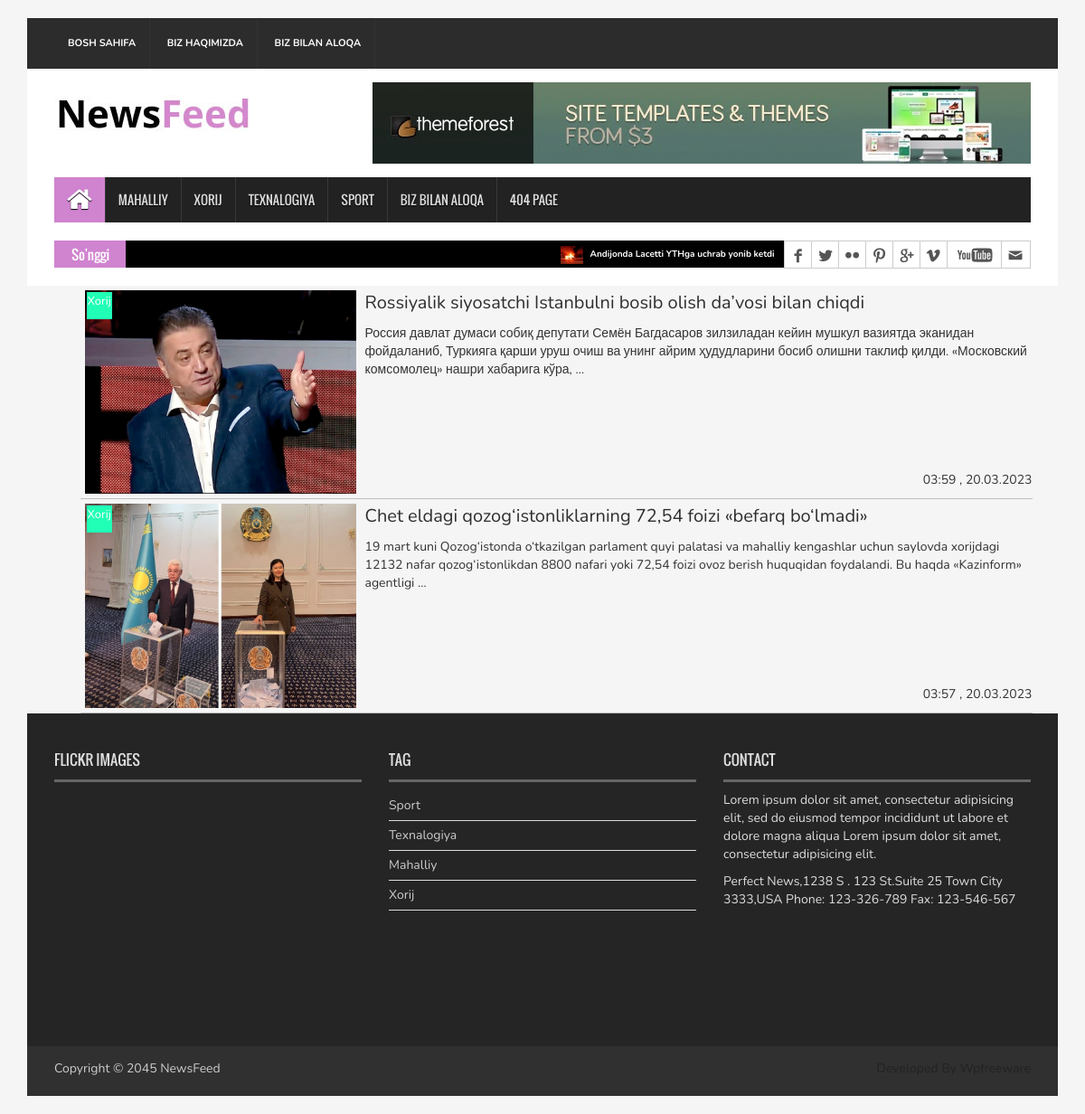
Page /news/abroad-news/ on the committed database.
### news/models.py (models this page shows, shortened)
class News(models.Model):
    class Status(models.TextChoices):
        Draft = "DF", "Draft"
        Published = "PB", "Published"
    title = models.CharField(max_length=250)
    slug = models.SlugField(max_length=250)
    body = models.TextField()
    image = models.ImageField(upload_to="news/images")
    category = models.ForeignKey(
        Category, on_delete=models.CASCADE, related_name="category"
    )
    published_time = models.DateTimeField(default=timezone.now)
    created_at = models.DateTimeField(auto_now_add=True)
    updated_time = models.DateTimeField(auto_now=True)
    status = models.CharField(
        max_length=2, choices=Status.choices, default=Status.Draft
    )
    objects = models.Manager()
    published = PublishedManager()
    def get_absolute_url(self):
        return reverse("news:detail", kwargs={"news": self.slug})
    class Meta:
        ordering = ["-published_time"]

class Category(models.Model):
    name = models.CharField(max_length=150)
    def __str__(self):
        return self.name

### news/views.py (the view)
# urls.py: path("abroad-news/", abroadNews, name="abroad"),
def abroadNews(request):
    news = (
        News.published.all().filter(category__name="Xorij").order_by("-published_time")
    )
    return render(request, "news/category.html", {"news": news})

### news/custom_context.py (called while the page is built)
def latest_news(request):
    latest_news = News.published.all().order_by("-published_time")[:8]
    context = {"latest_news": latest_news}
    return context

### news/managers.py (called while the page is built)
    def get_queryset(self):
        return super().get_queryset().filter(status="PB")

### templates/news/category.html (shortened to what this page needs)
{% extends 'base.html' %}
{% load static %}
{% block styles %}
<link rel="stylesheet" type="text/css" href="{% static 'assets/css/bootstrap.min.css' %}">
<link rel="stylesheet" type="text/css" href="{% static 'assets/css/font-awesome.min.css' %}">
<link rel="stylesheet" type="text/css" href="{% static 'assets/css/animate.css' %}">
<link rel="stylesheet" type="text/css" href="{% static 'assets/css/font.css' %}">
<link rel="stylesheet" type="text/css" href="{% static 'assets/css/li-scroller.css' %}">
<link rel="stylesheet" type="text/css" href="{% static 'assets/css/slick.css' %}">
<link rel="stylesheet" type="text/css" href="{% static 'assets/css/jquery.fancybox.css' %}">
<link rel="stylesheet" type="text/css" href="{% static 'assets/css/theme.css' %}">
<link rel="stylesheet" type="text/css" href="{% static 'assets/css/style.css' %}">
<link rel="stylesheet" type="text/css" href="{% static 'assets/css/messages.css' %}">
<link rel="stylesheet" type="text/css" href="{% static 'assets/css/newsList.css' %}">
{% endblock styles %}
{% block content %}
<section class="newsList">
    <div class="container">
       {% for news in news %}
       <div class="carder">
        <div class="photo">
          <a href="{{ news.get_absolute_url }}">
            <img src="{{ news.image.url }}" alt="" style="width: 300px;">
          </a>
            <div class="infor">
                <p> {{ news.category }} </p>
            </div>
        </div>
        <div class="content-news-list">
            <p class="titleer"> <a href="{{ news.get_absolute_url }}">{{ news.title }}</a> </p>
            <p class="body">
                {{ news.body|safe|truncatewords:30 }}
            </p>
            <p class="date"> {{ news.published_time|date:"h:i , d.m.Y" }} </p>
        </div>
    </div>
       {% endfor %}
    </div>
</section>
{% endblock content %}

### templates/base.html (shortened to what this page needs)
{% load static %}
<!DOCTYPE html>
<html>
<head>
{% block styles %}{% endblock %}
</head>
<body>
<div class="container">
  <header id="header">
    <div class="row">
      <div class="col-lg-12 col-md-12 col-sm-12">
        <div class="header_top">
          <div class="header_top_left">
            <ul class="top_nav">
              <li><a href="{% url 'home' %}">Bosh sahifa</a></li>
              <li><a href="#">Biz haqimizda</a></li>
              <li><a href="{% url 'news:contact' %}">Biz bilan aloqa</a></li>
            </ul>
          </div>
          <div class="header_top_right">
            <p> {{ time|date:"l, d-M Y" }} </p>
          </div>
        </div>
      </div>
      <div class="col-lg-12 col-md-12 col-sm-12">
        <div class="header_bottom">
          <div class="logo_area"><a href="index.html" class="logo"><img src="{% static 'assets/images/logo.jpg' %}" alt=""></a></div>
          <div class="add_banner"><a href="#"><img src="{% static 'assets/images/addbanner_728x90_V1.jpg' %}" alt=""></a></div>
        </div>
      </div>
    </div>
  </header>
  <section id="navArea">
    <nav class="navbar navbar-inverse" role="navigation">
      <div id="navbar" class="navbar-collapse collapse">
        <ul class="nav navbar-nav main_nav">
          <li class="active"><a href="{% url 'home' %}"><span class="fa fa-home desktop-home"></span><span class="mobile-show">Bosh sahifa</span></a></li>
          <li><a href="{% url 'news:local' %}">Mahalliy</a></li>
          <li><a href="{% url 'news:abroad' %}">Xorij</a></li>
          <li><a href="{% url 'news:tech' %}">Texnalogiya</a></li>
          <li><a href="{% url 'news:sport' %}">Sport</a></li>
          <li><a href="{% url 'news:contact' %}">Biz bilan aloqa</a></li>
          <li><a href="{% url 'news:404' %}">404 Page</a></li>
        </ul>
      </div>
    </nav>
  </section>
  <section id="newsSection">
    <div class="row">
      <div class="col-lg-12 col-md-12">
        <div class="latest_newsarea"> <span>So'nggi</span>
          <ul id="ticker01" class="news_sticker">
            {% for news in latest_news %}
            <li><a href="{{ news.get_absolute_url }}"><img src="{{ news.image.url }}" alt=""> {{ news.title }} </a></li>
            {% endfor %}
          </ul>
          <div class="social_area">
            <ul class="social_nav">
              <li class="facebook"><a href="#"></a></li>
              <li class="twitter"><a href="#"></a></li>
              <li class="flickr"><a href="#"></a></li>
              <li class="pinterest"><a href="#"></a></li>
              <li class="googleplus"><a href="#"></a></li>
              <li class="vimeo"><a href="#"></a></li>
              <li class="youtube"><a href="#"></a></li>
              <li class="mail"><a href="#"></a></li>
            </ul>
          </div>
        </div>
      </div>
    </div>
  </section>
{% block content %}
{% endblock content %}
<footer id="footer">
    <div class="footer_top">
      <div class="row">
        <div class="col-lg-4 col-md-4 col-sm-4">
          <div class="footer_widget wow fadeInLeftBig">
            <h2>Flickr Images</h2>
          </div>
        </div>
        <div class="col-lg-4 col-md-4 col-sm-4">
          <div class="footer_widget wow fadeInDown">
            <h2>Tag</h2>
            <ul class="tag_nav">
              <li><a href="#">Sport</a></li>
              <li><a href="#">Texnalogiya</a></li>
              <li><a href="#">Mahalliy</a></li>
              <li><a href="#">Xorij</a></li>
            </ul>
          </div>
        </div>
        <div class="col-lg-4 col-md-4 col-sm-4">
          <div class="footer_widget wow fadeInRightBig">
            <h2>Contact</h2>
            <p>Lorem ipsum dolor sit amet, consectetur adipisicing elit, sed do eiusmod tempor incididunt ut labore et dolore magna aliqua Lorem ipsum dolor sit amet, consectetur adipisicing elit.</p>
            <address>
            Perfect News,1238 S . 123 St.Suite 25 Town City 3333,USA Phone: 123-326-789 Fax: 123-546-567
            </address>
          </div>
        </div>
      </div>
    </div>
    <div class="footer_bottom">
      <p class="copyright">Copyright &copy; 2045 <a href="index.html">NewsFeed</a></p>
      <p class="developer">Developed By Wpfreeware</p>
    </div>
  </footer>
</div>
</body>
</html>

### static/assets/css/li-scroller.css (style rules this page uses)
ul.newsticker { position:relative; left:750px; font:bold 10px Verdana; list-style-type:none; margin:0; padding:0 }
ul.newsticker li { float:left; margin:0; padding:0 }
ul.newsticker a { white-space:nowrap; padding:0; color:#fff; margin:0 50px 0 0 }
ul.newsticker a > img { height:20px; margin-right:5px; width:25px }

### static/assets/css/theme.css (style rules this page uses)
.navbar-inverse .navbar-nav > .active > a, .navbar-inverse .navbar-nav > .active > a:hover, .navbar-inverse .navbar-nav > .active > a:focus { background-color:#d083cf }
.latest_newsarea span { background:none repeat scroll 0 0 #d083cf }

### static/assets/css/newsList.css (style rules this page uses)
* { padding: 0; margin: 0; box-sizing: border-box; font-family: 'Nunito', sans-serif; }
.newsList .container { display: flex; flex-direction: column; justify-content: center; align-items: center; padding: 0; margin: 0; }
.newsList .container .carder { width: 90%; position: relative; display: flex; gap: 10px; padding: 5px; border-bottom: 1px solid #9999; }
.newsList .container .carder .photo { position: relative; width: 300px; }
.newsList .container .carder .photo img { width: 300px; transition: .3s ease-in-out; }
.newsList .container .carder .photo .infor { position: absolute; background-color: rgb(32, 255, 181); color: #fff; padding: 1px; left: 2px; top: 2px; font-size: 13px; }
.newsList .container .carder .content-news-list { padding-bottom: 15px; }
.newsList .container .carder .content-news-list .titleer a { font-size: 20px; transition: .3s linear; }
.newsList .container .carder .content-news-list .date { position: absolute; bottom: 0; right: 0; }

### rows in the picture
News: image (picture), title "Andijonda Lacetti YTHga uchrab yonib ketdi"
News: image (picture), category "Xorij", title "Rossiyalik siyosatchi Istanbulni bosib olish da’vosi bilan chiqdi", body "Россия давлат думаси собиқ депутати Семён Багдасаров зилзиладан кейин мушкул вазиятда эканидан фойдаланиб, Туркияга қарши уруш очиш ва унинг айрим ҳудудларини босиб олишни таклиф қилди. «Московский комсомолец» нашри хабарига кўра, …", published_time "03:59 , 20.03.2023"
News: image (picture), category "Xorij", title "Chet eldagi qozog‘istonliklarning 72,54 foizi «befarq bo‘lmadi»", body "19 mart kuni Qozog‘istonda o‘tkazilgan parlament quyi palatasi va mahalliy kengashlar uchun saylovda xorijdagi 12132 nafar qozog‘istonlikdan 8800 nafari yoki 72,54 foizi ovoz berish huquqidan foydalandi. Bu haqda «Kazinform» agentligi …", published_time "03:57 , 20.03.2023"
